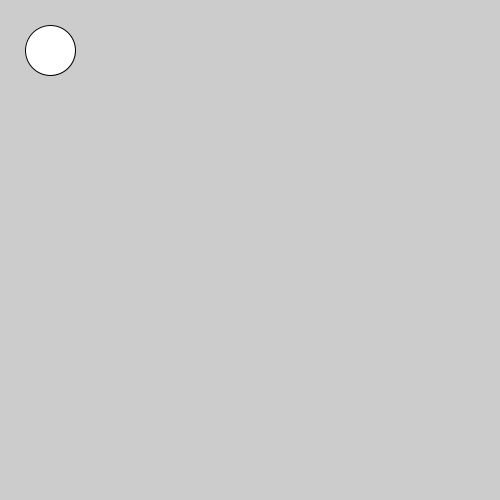
Frame 1 (no input)
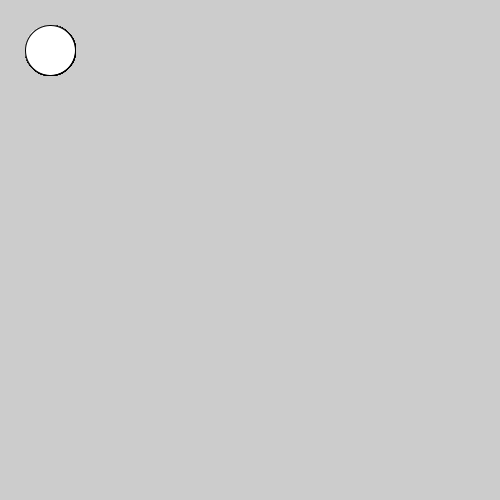
Frame 60 (the mouse pressed at the canvas centre just before this capture)
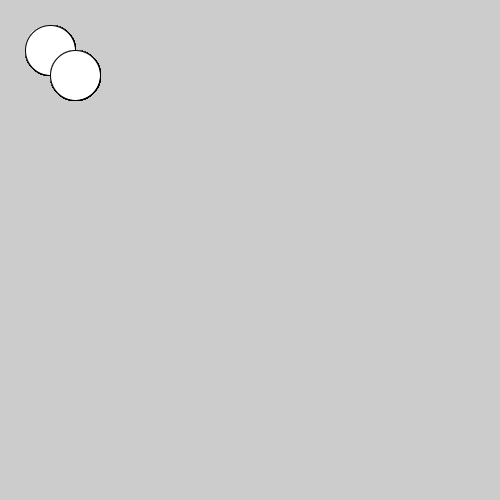
Frame 120 (the mouse held since frame 60 and released just before this capture)

The Processing sketch that drew these frames (run headless with seeded random() and noise(); from frame 60 on, the mouse is pressed at the canvas centre):

// Processing sketch: Total_Map_function
// ── Total_Map_function.pde

//String=...//globle varible

//tweak mode!!!!!!!!!!!!!

//int total(int number){///String too
//  int original_value,new_value;
//  original_value=10;
//  new_value=original_value+number;
//  return new_value;
//} 

void setup(){///void doesnt take changing value from outside, less interactive,no return
  size(500,500);
  //String s= losingMind("b");///local varible,doesn't work outside the function
  //println(s);
}

//String losingMind (String b){
//  String a = "losingMind";
//  String c= a+b;
//  return c;
//}

void draw(){
//Map function
float x1= map(mouseX,0,width,50,100);//(value,OriginalMin,OriginalMax,NewMin,NewMax)
float y1= map(mouseY,0,height,50,100);
ellipse(x1,y1,50,50);
}
